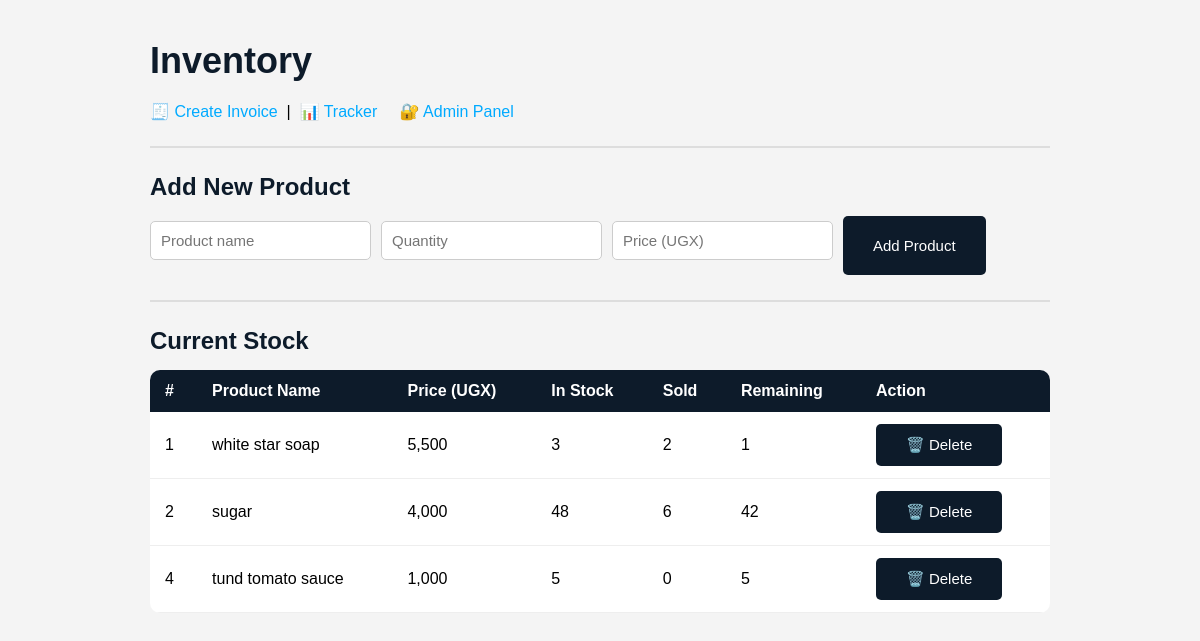
The page /inventory (signed in) on the database its author committed.
### tables this page shows
CREATE TABLE products (
        id INTEGER PRIMARY KEY AUTOINCREMENT,
        name TEXT NOT NULL,
        quantity INTEGER NOT NULL,
        price REAL NOT NULL
    );

### invoice_app.py (the view)
@app.route("/inventory", methods=["GET", "POST"])
def inventory():
    if not session.get("inventory_access"):
        return redirect("/inventory-login")
    conn = sqlite3.connect("invoices.db")
    cursor = conn.cursor()
    cursor.execute("SELECT id, name, quantity, price FROM products")
    products = cursor.fetchall()
    cursor.execute('''
        SELECT description, SUM(quantity)
        FROM items
        GROUP BY description
    ''')
    sold_data = dict(cursor.fetchall())
    conn.close()
    return render_template("inventory.html", products=products, sold_data=sold_data)

### templates/inventory.html (shortened to what this page needs)
<!DOCTYPE html>
<html lang="en">
<head>
    <link rel="stylesheet" href="{{ url_for('static', filename='style.css') }}">
</head>
<body>
    <div style="max-width: 900px; margin: 0 auto;">
        <h1>Inventory</h1>
        <a href="/">🧾 Create Invoice</a> &nbsp;|&nbsp;
        <a href="/tracker">📊 Tracker</a> &nbsp; &nbsp;
        <a href="/admin-login">🔐 Admin Panel</a>
        <hr>
        <h2>Add New Product</h2>
        <div style="display: flex; gap: 10px; margin-bottom: 20px;">
            <input type="text" id="product_name" placeholder="Product name">
            <input type="number" id="product_qty" placeholder="Quantity">
            <input type="number" id="product_price" placeholder="Price (UGX)" step="0.01">
            <button onclick="addProduct()">Add Product</button>
        </div>
        <hr>
        <h2>Current Stock</h2>
        <table>
            <tr>
                <th>#</th>
                <th>Product Name</th>
                <th>Price (UGX)</th>
                <th>In Stock</th>
                <th>Sold</th>
                <th>Remaining</th>
                <th>Action</th>
            </tr>
            {% for product in products %}
            {% set sold = sold_data.get(product[1], 0) %}
            {% set remaining = product[2] - sold %}
            <tr>
                <td>{{ product[0] }}</td>
                <td>{{ product[1] }}</td>
                <td>{{ "{:,.0f}".format(product[3]) }}</td>
                <td>{{ product[2] }}</td>
                <td>{{ sold }}</td>
                <td>{{ remaining }}</td>
                <td><button onclick="deleteProduct({{ product[0] }})">🗑️ Delete</button></td>
            </tr>
            {% endfor %}
        </table>
    </div>
</body>
</html>

### static/style.css (style rules this page uses)
* { margin: 0; padding: 0; box-sizing: border-box; }
body { font-family: Arial, sans-serif; background-color: #f4f4f4; padding: 40px; }
h1 { color: #0d1b2a; font-size: 36px; margin-bottom: 20px; }
h2 { color: #0d1b2a; margin-bottom: 15px; }
a { color: #00aaff; text-decoration: none; }
hr { margin: 25px 0; border: 1px solid #dddddd; }
table { width: 100%; border-collapse: collapse; background-color: white; border-radius: 10px; overflow: hidden; }
th { background-color: #0d1b2a; color: white; padding: 12px 15px; text-align: left; }
td { padding: 12px 15px; border-bottom: 1px solid #eeeeee; }
input, select { padding: 10px; width: auto; margin-top: 5px; margin-bottom: 15px; border: 1px solid #cccccc; border-radius: 5px; font-size: 15px; }
button { background-color: #0d1b2a; color: white; padding: 12px 30px; border: none; border-radius: 5px; cursor: pointer; font-size: 15px; }

### rows shown on the page
products: id "1", name "white star soap", price "5,500", quantity "3", sold "2"
products: id "2", name "sugar", price "4,000", quantity "48", sold "6", remaining "42"
products: id "4", name "tund tomato sauce", price "1,000", quantity "5", sold "0"
